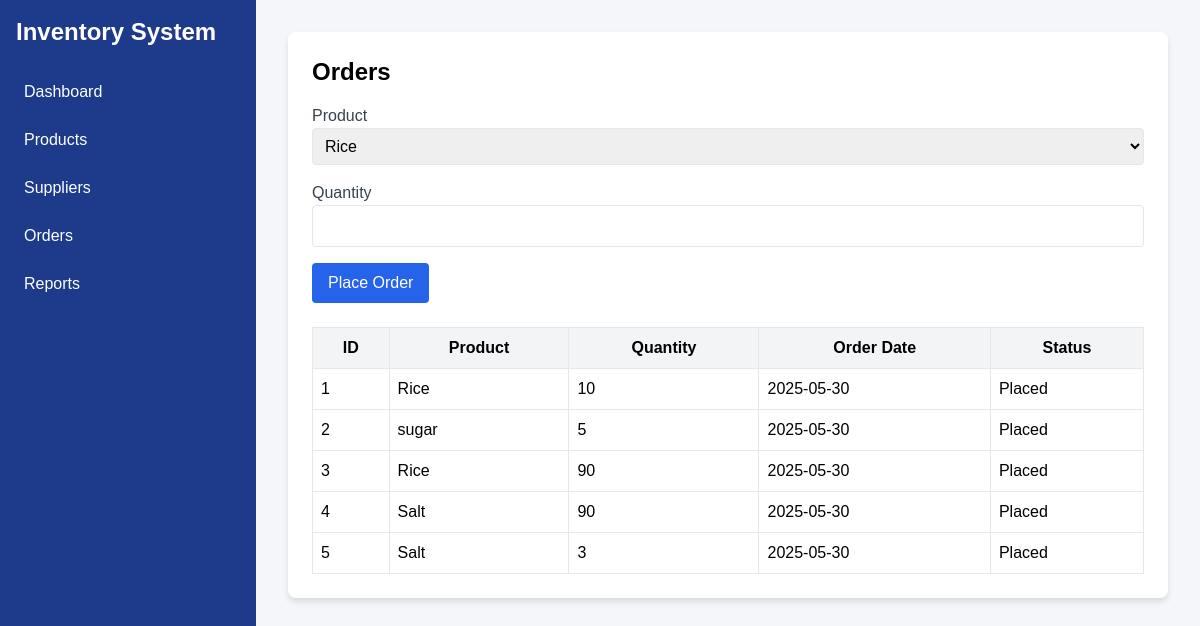
The page /orders on the database its author committed.
### tables this page shows
CREATE TABLE orders (
            id INTEGER PRIMARY KEY AUTOINCREMENT,
            product_id INTEGER,
            quantity INTEGER NOT NULL,
            order_date TEXT NOT NULL,
            status TEXT NOT NULL,
            FOREIGN KEY (product_id) REFERENCES products(id)
        );

CREATE TABLE products (
            id INTEGER PRIMARY KEY AUTOINCREMENT,
            name TEXT NOT NULL,
            description TEXT,
            stock INTEGER NOT NULL,
            price REAL NOT NULL
        );

### app.py (the view)
@app.route('/orders')
def orders():
    with sqlite3.connect('inventory.db') as conn:
        conn.row_factory = sqlite3.Row
        c = conn.cursor()
        c.execute('SELECT orders.*, products.name FROM orders JOIN products ON orders.product_id = products.id')
        orders = c.fetchall()
        c.execute('SELECT id, name FROM products')
        products = c.fetchall()
    return render_template('orders.html', orders=orders, products=products)

### templates/orders.html (shortened to what this page needs)
{% extends "base.html" %}
{% block content %}
<div class="card">
    <h1 class="text-2xl font-bold mb-4">Orders</h1>
    <form id="orderForm" class="space-y-4 mb-6">
        <div>
            <label class="block text-gray-700">Product</label>
            <select name="product_id" required class="w-full border rounded p-2">
                {% for product in products %}
                <option value="{{ product.id }}">{{ product.name }}</option>
                {% endfor %}
            </select>
        </div>
        <div>
            <label class="block text-gray-700">Quantity</label>
            <input type="number" name="quantity" required class="w-full border rounded p-2">
        </div>
        <button type="submit" class="bg-blue-600 text-white px-4 py-2 rounded hover:bg-blue-700">Place Order</button>
    </form>
    <table class="w-full border-collapse">
        <thead>
            <tr class="bg-gray-100">
                <th class="border p-2">ID</th>
                <th class="border p-2">Product</th>
                <th class="border p-2">Quantity</th>
                <th class="border p-2">Order Date</th>
                <th class="border p-2">Status</th>
            </tr>
        </thead>
        <tbody>
            {% for order in orders %}
            <tr>
                <td class="border p-2">{{ order.id }}</td>
                <td class="border p-2">{{ order.name }}</td>
                <td class="border p-2">{{ order.quantity }}</td>
                <td class="border p-2">{{ order.order_date }}</td>
                <td class="border p-2">{{ order.status }}</td>
            </tr>
            {% endfor %}
        </tbody>
    </table>
</div>
{% endblock %}

### templates/base.html (style rules this page uses)
body { font-family: 'Arial', sans-serif; background-color: #f4f6f9; }
.card { background-color: white; border-radius: 0.5rem; box-shadow: 0 4px 6px rgba(0, 0, 0, 0.1); padding: 1.5rem; margin-bottom: 1rem; }

### rows shown on the page
orders: id "1", name "Rice", quantity "10", order_date "2025-05-30", status "Placed"
orders: id "2", name "sugar", quantity "5", order_date "2025-05-30", status "Placed"
orders: id "3", name "Rice", quantity "90", order_date "2025-05-30", status "Placed"
orders: id "4", name "Salt", quantity "90", order_date "2025-05-30", status "Placed"
orders: id "5", name "Salt", quantity "3", order_date "2025-05-30", status "Placed"

### other values the page prints
form field product_id "Rice"
